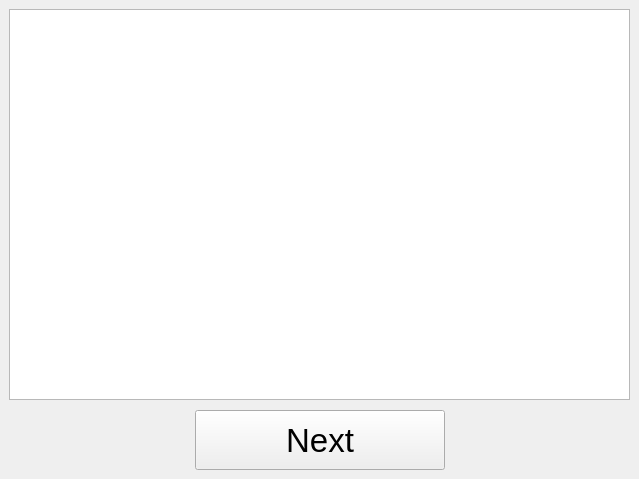
<?xml version="1.0" encoding="UTF-8"?>
<ui version="4.0">
 <class>Form</class>
 <widget class="QWidget" name="Form">
  <property name="geometry">
   <rect>
    <x>0</x>
    <y>0</y>
    <width>639</width>
    <height>479</height>
   </rect>
  </property>
  <property name="windowTitle">
   <string>Form</string>
  </property>
  <widget class="QWidget" name="verticalLayoutWidget">
   <property name="geometry">
    <rect>
     <x>9</x>
     <y>9</y>
     <width>621</width>
     <height>461</height>
    </rect>
   </property>
   <layout class="QVBoxLayout" name="verticalLayout">
    <property name="spacing">
     <number>10</number>
    </property>
    <item>
     <widget class="QTextBrowser" name="textBrowser"/>
    </item>
    <item>
     <layout class="QHBoxLayout" name="horizontalLayout">
      <item>
       <spacer name="horizontalSpacer">
        <property name="orientation">
         <enum>Qt::Horizontal</enum>
        </property>
        <property name="sizeHint" stdset="0">
         <size>
          <width>40</width>
          <height>20</height>
         </size>
        </property>
       </spacer>
      </item>
      <item>
       <widget class="QPushButton" name="pushButton">
        <property name="sizePolicy">
         <sizepolicy hsizetype="Minimum" vsizetype="Fixed">
          <horstretch>0</horstretch>
          <verstretch>0</verstretch>
         </sizepolicy>
        </property>
        <property name="minimumSize">
         <size>
          <width>250</width>
          <height>60</height>
         </size>
        </property>
        <property name="font">
         <font>
          <pointsize>25</pointsize>
         </font>
        </property>
        <property name="text">
         <string>Next</string>
        </property>
       </widget>
      </item>
      <item>
       <spacer name="horizontalSpacer_2">
        <property name="orientation">
         <enum>Qt::Horizontal</enum>
        </property>
        <property name="sizeHint" stdset="0">
         <size>
          <width>40</width>
          <height>20</height>
         </size>
        </property>
       </spacer>
      </item>
     </layout>
    </item>
   </layout>
  </widget>
 </widget>
 <resources/>
 <connections/>
</ui>
